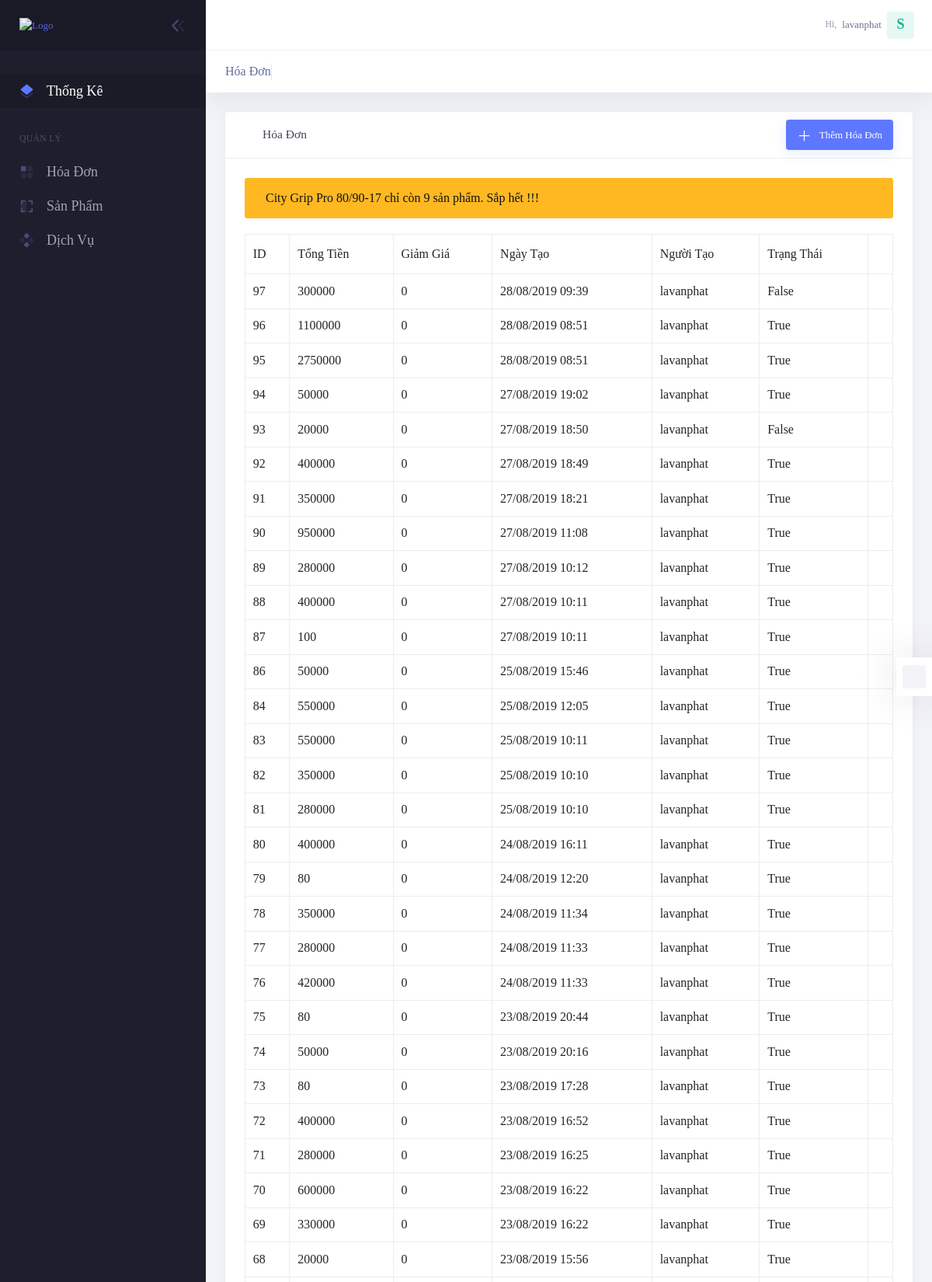
The page /bill/ (signed in, upper part) on the database its author committed.
### product/models.py (models this page shows, shortened)
class Product(models.Model):
    Brand = models.ForeignKey(Brand, on_delete=models.CASCADE, verbose_name='Thương Hiệu')
    title = models.CharField(max_length=255, verbose_name='Tên Sản Phẩm')
    slug = models.SlugField(verbose_name='Từ Khóa Sản Phẩm', unique=True, blank=True)
    Price_Import = models.DecimalField(verbose_name='Giá Nhập Hàng', decimal_places=0, max_digits=10)
    Price_Old = models.DecimalField(verbose_name='Giá Bán Cũ', decimal_places=0, max_digits=10)
    Price_New = models.DecimalField(verbose_name='Giá Bán Mới', decimal_places=0, max_digits=10)
    Wage = models.DecimalField(verbose_name='Tiền Công', decimal_places=0, max_digits=10)
    Quality = models.IntegerField(verbose_name='Số Lượng Còn')
    Decription = models.TextField(verbose_name='Mô Tả')
    Date_Create = models.DateTimeField(auto_now_add=True, verbose_name='Ngày Tạo')
    Date_Update = models.DateTimeField(auto_now=True, verbose_name='Ngày Sửa')
    Active = models.BooleanField(default=True, verbose_name='Kích Hoạt')
    class Meta:
        verbose_name_plural = 'Sản Phẩm'

### bill/models.py (models this page shows)
class Bill(models.Model):
    User = models.ForeignKey(User, on_delete=models.CASCADE, verbose_name='Người Tạo')
    Date_Create = models.DateTimeField(auto_now_add=True, verbose_name='Ngày Tạo')
    Total_Money = models.DecimalField(decimal_places=0, max_digits=10, verbose_name='Tổng Tiền', default=0)
    Sale = models.IntegerField(validators=[MaxValueValidator(100), MinValueValidator(0)], default=0,
                               verbose_name='Giảm Giá')
    Active = models.BooleanField(default=True)
    class Meta:
        verbose_name_plural = 'Hóa Đơn'

### bill/views.py (the view)
# urls.py: path('bill/', include('bill.urls') ),
@login_required
def bill(request):
    bill_list = Bill.objects.all().order_by('-Date_Create')[:50]
    context = {
        'bill': bill_list,
        'product_select': Product.objects.filter(Active=True),
        'service_select': Service.objects.filter(Active=True)
    }
    return render(request, 'bill.html', context)

### bill/templates/bill.html (shortened to what this page needs)
{% extends 'base.html' %}
{% load static %}
{% block content %}
    <div class="kt-subheader   kt-grid__item" id="kt_subheader">
        <div class="kt-subheader__main" style="font-size: medium">Hóa Đơn</h3>
        </div>
    </div>
    <div class="kt-content  kt-grid__item kt-grid__item--fluid" id="kt_content">
        <div class="kt-portlet kt-portlet--mobile">
            <div class="kt-portlet__head kt-portlet__head--lg">
                <div class="kt-portlet__head-label">
										<span class="kt-portlet__head-icon">
											<i class="kt-font-brand flaticon2-line-chart"></i>
										</span>
                    <h3 class="kt-portlet__head-title">
                        Hóa Đơn
                    </h3>
                </div>
                <div class="kt-portlet__head-toolbar">
                    <div class="kt-portlet__head-wrapper">
                        <div class="kt-portlet__head-actions">
                            <a href="#" class="btn btn-brand btn-elevate btn-icon-sm" data-toggle="modal"
                               data-target="#add-bill">
                                Thêm Hóa Đơn
                            </a>
                        </div>
                    </div>
                </div>
            </div>
            <div class="kt-portlet__body">
                {% for foo in product_select %}
                    {% if foo.Quality < 10 and foo.Quality > 0 %}
                        <div class="alert alert-warning" style="font-size: medium;" role="alert">
                            <div class="alert-text">{{ foo.title }} chỉ còn {{ foo.Quality }} sản phẩm. Sắp hết !!!
                            </div>
                        </div>
                    {% elif foo.Quality == 0 %}
                        <div class="alert alert-danger" style="font-size: medium;" role="alert">
                            <div class="alert-text">{{ foo.title }} đã hết !!!
                            </div>
                        </div>
                    {% endif %}
                {% endfor %}
                <table class="table table-striped- table-bordered table-hover table-checkable" id="kt_table_3"
                       style="font-size: medium;">
                    <thead>
                    <tr>
                        <th>ID</th>
                        <th>Tổng Tiền</th>
                        <th>Giảm Giá</th>
                        <th>Ngày Tạo</th>
                        <th>Người Tạo</th>
                        <th>Trạng Thái</th>
                        <th></th>
                    </tr>
                    </thead>
                    <tbody>
                    {% for foo in bill %}
                        <tr>
                            <td>{{ foo.id }}</td>
                            <td>{{ foo.Total_Money }}</td>
                            <td>{{ foo.Sale }}</td>
                            <td>{{ foo.Date_Create|date:'d/m/Y H:i' }}</td>
                            <td>{{ foo.User }}</td>
                            <td id="active">{{ foo.Active }}</td>
                            <td class="data-id" data-id="{{ foo.id }}"></td>
                        </tr>
                    {% endfor %}
                    </tbody>
                </table>
            </div>
        </div>
    </div>
    </div>
{% endblock %}

### templates/base.html (shortened to what this page needs)
{% load static %}
<!DOCTYPE html>
<html lang="en">
<head>
    {% include 'css.html' %}
</head>
<body class="kt-quick-panel--right kt-demo-panel--right kt-offcanvas-panel--right kt-header--fixed kt-header-mobile--fixed kt-subheader--fixed kt-subheader--enabled kt-subheader--solid kt-aside--enabled kt-aside--fixed kt-page--loading">
<div class="kt-grid kt-grid--hor kt-grid--root">
    <div class="kt-grid__item kt-grid__item--fluid kt-grid kt-grid--ver kt-page">
        <div class="kt-aside  kt-aside--fixed  kt-grid__item kt-grid kt-grid--desktop kt-grid--hor-desktop"
             id="kt_aside">
            <div class="kt-aside__brand kt-grid__item " id="kt_aside_brand">
                <div class="kt-aside__brand-logo">
                    <a href="{% url 'home' %}">
                        <img width="100%" height="100%" alt="Logo"
                             src="{% static './assets/media/mperformance.png' %}"/>
                    </a>
                </div>
                <div class="kt-aside__brand-tools">
                    <button class="kt-aside__brand-aside-toggler" id="kt_aside_toggler">
								<span></span>
                    </button>
                </div>
            </div>
            <div class="kt-aside-menu-wrapper kt-grid__item kt-grid__item--fluid" id="kt_aside_menu_wrapper">
                <div id="kt_aside_menu" class="kt-aside-menu " data-ktmenu-vertical="1" data-ktmenu-scroll="1"
                     data-ktmenu-dropdown-timeout="500">
                    <ul class="kt-menu__nav ">
                        <li class="kt-menu__item  kt-menu__item--active" aria-haspopup="true">
                            <a href="{% url 'home' %}" class="kt-menu__link ">
                                <span class="kt-menu__link-icon">
                                </span>
                                <span class="kt-menu__link-text" style="font-size: large">Thống Kê</span>
                            </a>
                        </li>
                        <li class="kt-menu__section ">
                            <h4 class="kt-menu__section-text">Quản Lý</h4>
                        </li>
                        <li class="kt-menu__item " aria-haspopup="true"><a href="{% url 'bill' %}"
                                                                           class="kt-menu__link "><span
                                class="kt-menu__link-icon"></span><span class="kt-menu__link-text" style="font-size: large">Hóa Đơn</span></a>
                        </li>
                        <li class="kt-menu__item " aria-haspopup="true"><a href="{% url 'product' %}"
                                                                           class="kt-menu__link "><span
                                class="kt-menu__link-icon"></span><span class="kt-menu__link-text" style="font-size: large">Sản Phẩm</span></a>
                        </li>
                        <li class="kt-menu__item " aria-haspopup="true"><a href="{% url 'service' %}"
                                                                           class="kt-menu__link "><span
                                class="kt-menu__link-icon"></span><span class="kt-menu__link-text" style="font-size: large">Dịch Vụ</span></a>
                        </li>
                    </ul>
                </div>
            </div>
        </div>
        <div class="kt-grid__item kt-grid__item--fluid kt-grid kt-grid--hor kt-wrapper" id="kt_wrapper">
            <div id="kt_header" class="kt-header kt-grid__item  kt-header--fixed ">
                <div class="kt-header-menu-wrapper" id="kt_header_menu_wrapper">
                </div>
                <div class="kt-header__topbar">
                    <div class="kt-header__topbar-item kt-header__topbar-item--user">
                        <div class="kt-header__topbar-wrapper" data-toggle="dropdown" data-offset="0px,0px">
                            <div class="kt-header__topbar-user">
                                <span class="kt-header__topbar-welcome kt-hidden-mobile">Hi,</span>
                                <span class="kt-header__topbar-username kt-hidden-mobile">{{ request.user.username }}</span>
                                <span class="kt-badge kt-badge--username kt-badge--unified-success kt-badge--lg kt-badge--rounded kt-badge--bold">S</span>
                            </div>
                        </div>
                    </div>
                </div>
            </div>
                {% block content %}
                {% endblock %}
            </div>
        </div>
<ul class="kt-sticky-toolbar" style="margin-top: 30px;">
    <li class="kt-sticky-toolbar__item kt-sticky-toolbar__item--brand" data-toggle="kt-tooltip" title="Admin"
        data-placement="left">
        <a href="/admin"><i class="flaticon2-gear"></i></a>
    </li>
</ul>
</body>
</html>

### static/assets/css/demo1/skins/header/base/light.css (style rules this page uses)
@media (min-width: 1025px) { .kt-header { background-color: #ffffff; border-bottom: 1px solid #eff0f6; } }
.kt-header .kt-header__topbar .kt-header__topbar-item.kt-header__topbar-item--user .kt-header__topbar-user .kt-header__topbar-welcome { -webkit-transition: all 0.3s; transition: all 0.3s; color: #959cb6; }
.kt-header .kt-header__topbar .kt-header__topbar-item.kt-header__topbar-item--user .kt-header__topbar-user .kt-header__topbar-username { -webkit-transition: all 0.3s; transition: all 0.3s; color: #6c7293; }
.kt-header .kt-header__topbar .kt-header__topbar-item.kt-header__topbar-item--user .kt-header__topbar-user .kt-badge.kt-badge--username { height: 35px; width: 35px; font-size: 1.4rem; font-weight: 600; }

### static/assets/css/demo1/skins/brand/dark.css (style rules this page uses)
@media (min-width: 1025px) { .kt-aside__brand { background-color: #1a1a27; -webkit-box-shadow: none; box-shadow: none; } }

### rows shown on the page
Product: title "City Grip Pro 80/90-17", Quality "9"
Bill: id "97", Total_Money "300000", Sale "0", Date_Create "28/08/2019 09:39", User "lavanphat", Active "False"
Bill: id "96", Total_Money "1100000", Sale "0", Date_Create "28/08/2019 08:51", User "lavanphat", Active "True"
Bill: id "95", Total_Money "2750000", Sale "0", Date_Create "28/08/2019 08:51", User "lavanphat", Active "True"
Bill: id "94", Total_Money "50000", Sale "0", Date_Create "27/08/2019 19:02", User "lavanphat", Active "True"
Bill: id "93", Total_Money "20000", Sale "0", Date_Create "27/08/2019 18:50", User "lavanphat", Active "False"
Bill: id "92", Total_Money "400000", Sale "0", Date_Create "27/08/2019 18:49", User "lavanphat", Active "True"
Bill: id "91", Total_Money "350000", Sale "0", Date_Create "27/08/2019 18:21", User "lavanphat", Active "True"
Bill: id "90", Total_Money "950000", Sale "0", Date_Create "27/08/2019 11:08", User "lavanphat", Active "True"
Bill: id "89", Total_Money "280000", Sale "0", Date_Create "27/08/2019 10:12", User "lavanphat", Active "True"
Bill: id "88", Total_Money "400000", Sale "0", Date_Create "27/08/2019 10:11", User "lavanphat", Active "True"
Bill: id "87", Total_Money "100", Sale "0", Date_Create "27/08/2019 10:11", User "lavanphat", Active "True"
Bill: id "86", Total_Money "50000", Sale "0", Date_Create "25/08/2019 15:46", User "lavanphat", Active "True"
Bill: id "84", Total_Money "550000", Sale "0", Date_Create "25/08/2019 12:05", User "lavanphat", Active "True"
Bill: id "83", Total_Money "550000", Sale "0", Date_Create "25/08/2019 10:11", User "lavanphat", Active "True"
Bill: id "82", Total_Money "350000", Sale "0", Date_Create "25/08/2019 10:10", User "lavanphat", Active "True"
Bill: id "81", Total_Money "280000", Sale "0", Date_Create "25/08/2019 10:10", User "lavanphat", Active "True"
Bill: id "80", Total_Money "400000", Sale "0", Date_Create "24/08/2019 16:11", User "lavanphat", Active "True"
Bill: id "79", Total_Money "80", Sale "0", Date_Create "24/08/2019 12:20", User "lavanphat", Active "True"
Bill: id "78", Total_Money "350000", Sale "0", Date_Create "24/08/2019 11:34", User "lavanphat", Active "True"
Bill: id "77", Total_Money "280000", Sale "0", Date_Create "24/08/2019 11:33", User "lavanphat", Active "True"
Bill: id "76", Total_Money "420000", Sale "0", Date_Create "24/08/2019 11:33", User "lavanphat", Active "True"
Bill: id "75", Total_Money "80", Sale "0", Date_Create "23/08/2019 20:44", User "lavanphat", Active "True"
Bill: id "74", Total_Money "50000", Sale "0", Date_Create "23/08/2019 20:16", User "lavanphat", Active "True"
Bill: id "73", Total_Money "80", Sale "0", Date_Create "23/08/2019 17:28", User "lavanphat", Active "True"
Bill: id "72", Total_Money "400000", Sale "0", Date_Create "23/08/2019 16:52", User "lavanphat", Active "True"
Bill: id "71", Total_Money "280000", Sale "0", Date_Create "23/08/2019 16:25", User "lavanphat", Active "True"
Bill: id "70", Total_Money "600000", Sale "0", Date_Create "23/08/2019 16:22", User "lavanphat", Active "True"
Bill: id "69", Total_Money "330000", Sale "0", Date_Create "23/08/2019 16:22", User "lavanphat", Active "True"
Bill: id "68", Total_Money "20000", Sale "0", Date_Create "23/08/2019 15:56", User "lavanphat", Active "True"

### other values the page prints
{{ request.user.username }} "lavanphat"
